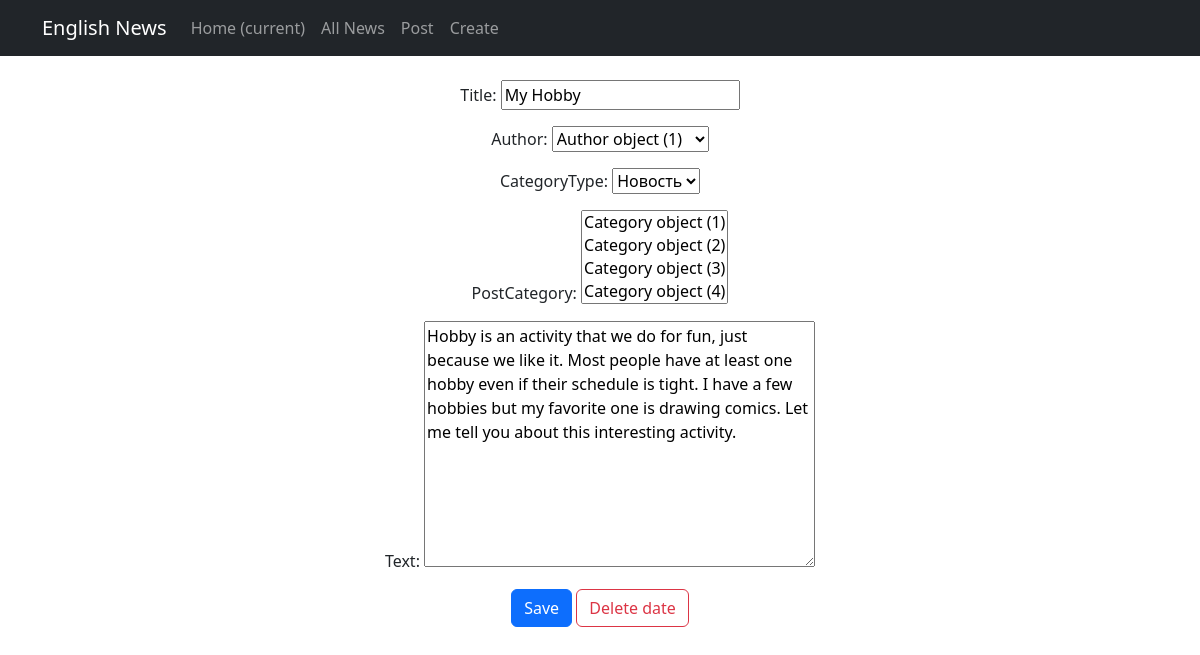
/news/3/update/, run on the app's committed database.
### newapp/models.py (models this page shows, shortened)
class Post(models.Model):
    author = models.ForeignKey(Author, on_delete=models.CASCADE)
    NEWS = 'NW'
    ARTICLE = 'AR'
    CATEGORY_CHOICES = [
        (NEWS, 'Новость'),
        (ARTICLE, 'Статья'),
    ]
    categoryType = models.CharField(max_length=2, choices=CATEGORY_CHOICES, default=ARTICLE)
    dateCreation = models.DateTimeField(auto_now_add=True)
    postCategory = models.ManyToManyField(Category, through='PostCategory')
    title = models.CharField(max_length=128)
    text = models.TextField()
    rating = models.SmallIntegerField(default=0)

### newapp/views.py (the view)
# urls.py: path('<int:pk>/update/', PostUpdate.as_view()),
class PostUpdate(UpdateView):
    form_class = PostForm
    model = Post
    template_name = 'flatpages/post_edit.html'
    def get_context_data(self, **kwargs) -> dict:
        context = super().get_context_data(**kwargs)
        context['page_title'] = "Редактировать статью"
        return context

### newapp/forms.py (shortened to what this page needs)
class PostForm(forms.ModelForm):
   class Meta:
       model = Post
       fields = ['title', 'author', 'categoryType', 'postCategory', 'text']

### templates/flatpages/post_edit.html (shortened to what this page needs)
{% extends 'flatpages/default.html' %}
{% block content %}
{% block body %}
<form action="" method="post" class="my-4">
    {{ form.as_p }}
    <input type="submit" value="Save" class="btn btn-primary"/>
    <a class="btn btn-outline-danger" role="button" href="{{ request.path }}">Delete date</a>
</form>
{% endblock body %}
{% endblock content %}

### data on the page
Post: title "My Hobby", author "Author object (1)", categoryType "Новость", text "Hobby is an activity that we do for fun, just because we like it. Most people have at least one hobby even if their schedule is tight. I have a few hobbies but my favorite one is drawing comics. Let me tell you about this interesting activity."
